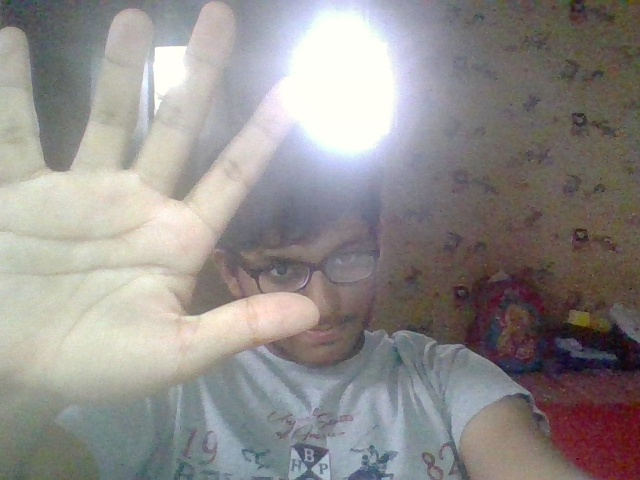
#> input picture image1.jpg, 640 x 480 px
$ python imarth.py
#> lines starting #> are read from the running program, lines starting #| are printed output that depends on the picture; after the words box and inside, x2 and y2 are one past the last pixel; in counts of white or black regions, pixels touching at a corner belong together
import cv2
import numpy as np
img1=cv2.imread('image1.jpg',cv2.IMREAD_COLOR)
#> img1 is the input picture: shape (480, 640, 3); mean B, G, R 139.1, 140.8, 144.9
#img2=cv2.imread('image2.jpg',cv2.IMREAD_COLOR)
img3=cv2.imread('olives.jpg',cv2.IMREAD_COLOR)
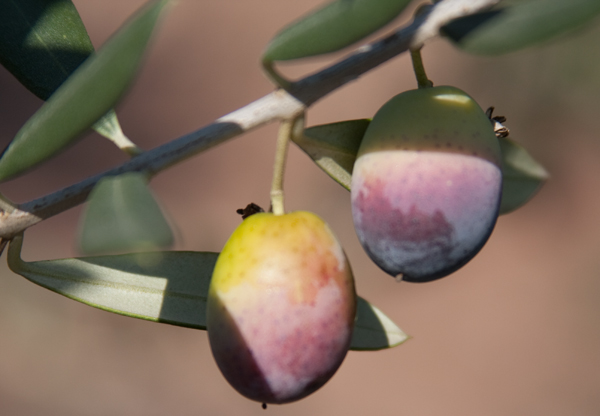
#> input picture olives.jpg, 600 x 416 px
#> img3 is the input picture: shape (416, 600, 3); mean B, G, R 91.2, 107.6, 126.6

rows,cols,channels=img3.shape
#> rows = 416; cols = 600; channels = 3

roi=img1[0:rows,0:cols]
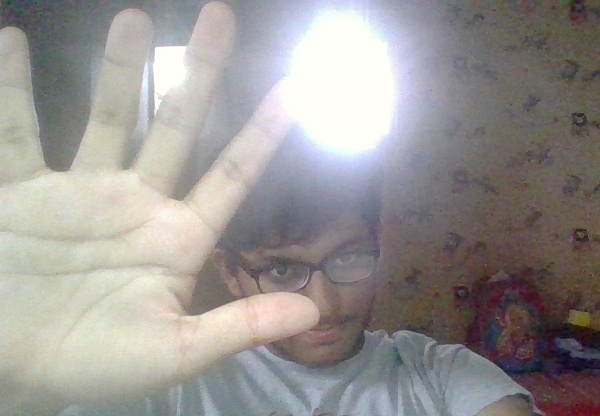
#> roi: shape (416, 600, 3); mean B, G, R 147, 148.9, 152.8

img32gray=cv2.cvtColor(img3,cv2.COLOR_BGR2GRAY) #GRAYED OUT IMAGE
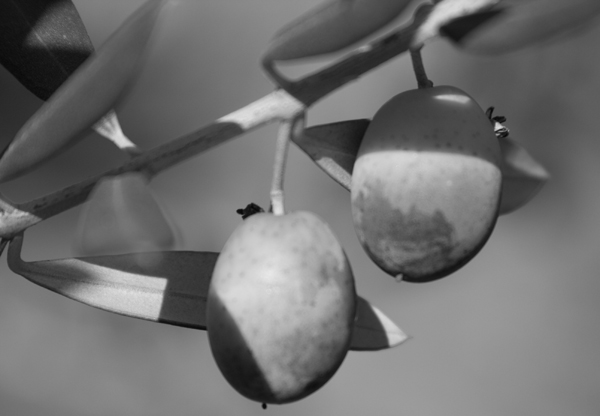
#> img32gray: shape (416, 600); min 7, max 232, mean 111.4

ret,mask=cv2.threshold(img32gray,100,255,cv2.THRESH_BINARY)#cv2.THRESH_BINARY_INV
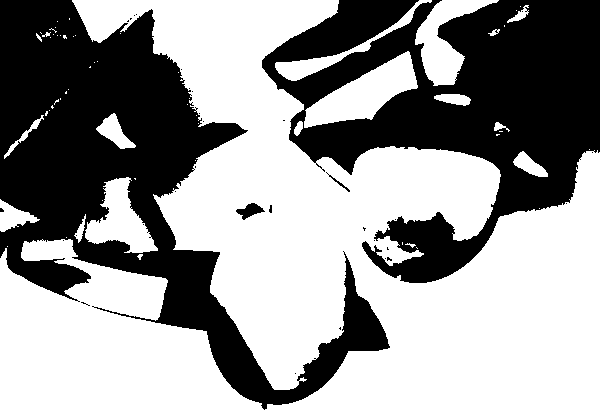
#> mask: shape (416, 600); 59.7% white; 33 black regions (29 under 20 px), largest, box (x1, y1, x2, y2) and area: (0, 0, 390, 410) 53090, (262, 0, 600, 283) 47075, (236, 203, 265, 220) 240, (326, 172, 350, 192) 56

mask_inv=cv2.bitwise_not(mask)

img1_bg=cv2.bitwise_and(roi,roi,mask=mask_inv)
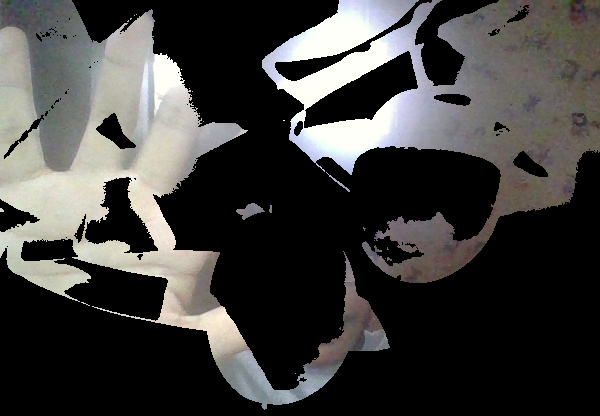
#> img1_bg: shape (416, 600, 3); mean B, G, R 61, 62.7, 63.6
img2_fg=cv2.bitwise_and(img3,img3,mask=mask)
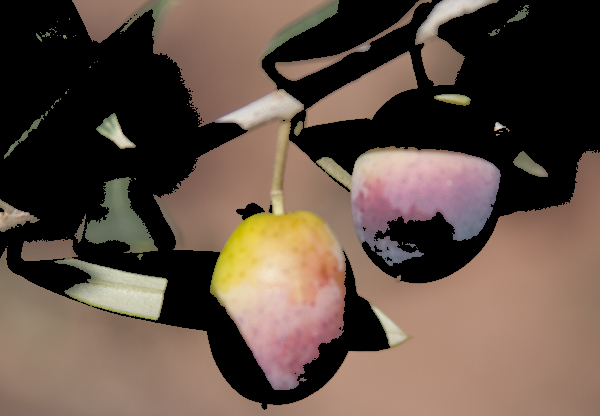
#> img2_fg: shape (416, 600, 3); mean B, G, R 68.1, 79.2, 96.8

dst=cv2.add(img1_bg,img2_fg)
img1[0:rows,0:cols]=dst
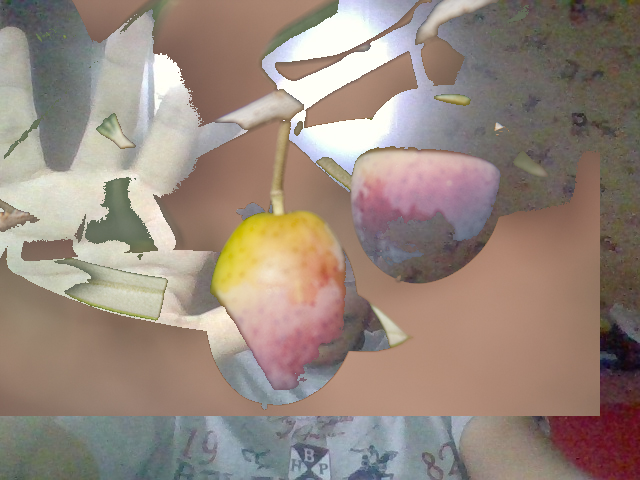
#> img1: shape (480, 640, 3); mean B, G, R 124.6, 135.2, 151.1

cv2.imshow('result',img1)
cv2.imshow('bg',img1_bg)
cv2.imshow('fg',img2_fg)
cv2.imshow('mask',mask)
cv2.imshow('dst',dst)
cv2.imshow('maskinv',mask_inv)
# [4 lines of commented-out code are left out]
cv2.waitKey(0)
cv2.destroyAllWindows()
